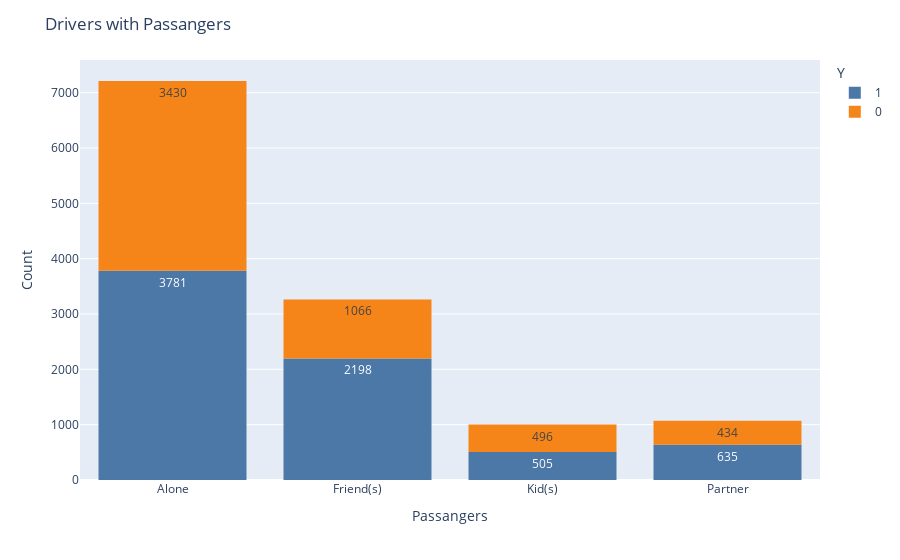

Source (notebook cell):
### Markdown cell above
The graph below include the acceptance of drivers with passages. As shown the drivers with kids or partners are 
less likely to accept the coupons

### Code cell
# Plotly histogram
fig2 = px.histogram(data_new, x = 'passanger', color = 'Y', text_auto=True, color_discrete_sequence = px.colors.qualitative.T10, height=500)
# Add title and axis lables
fig2.update_layout(
    title_text='Drivers with Passangers', # title of plot
    xaxis_title_text='Passangers', # xaxis label
    yaxis_title_text='Count', # yaxis label
)
fig2.show()

### Figure 1 — Plotly figure (JSON) as saved in the notebook; plotly's stock layout.template omitted (floating-point values rounded to 4 significant figures; data arrays with more than 128 entries replaced by an {"elided": "..."} marker saying what was removed)
{"data": [{"alignmentgroup": "True", "bingroup": "x", "hovertemplate": "Y=1<br>passanger=%{x}<br>count=%{y}<extra></extra>", "legendgroup": "1", "marker": {"color": "#4C78A8", "pattern": {"shape": ""}}, "name": "1", "offsetgroup": "1", "orientation": "v", "showlegend": true, "texttemplate": "%{value}", "type": "histogram", "x": {"elided": "7119 str values"}, "xaxis": "x", "yaxis": "y"}, {"alignmentgroup": "True", "bingroup": "x", "hovertemplate": "Y=0<br>passanger=%{x}<br>count=%{y}<extra></extra>", "legendgroup": "0", "marker": {"color": "#F58518", "pattern": {"shape": ""}}, "name": "0", "offsetgroup": "0", "orientation": "v", "showlegend": true, "texttemplate": "%{value}", "type": "histogram", "x": {"elided": "5426 str values"}, "xaxis": "x", "yaxis": "y"}], "layout": {"autosize": true, "barmode": "relative", "legend": {"title": {"text": "Y"}, "tracegroupgap": 0}, "margin": {"t": 60}, "title": {"text": "Drivers with Passangers"}, "xaxis": {"anchor": "y", "autorange": true, "domain": [0, 1], "range": [-0.5, 3.5], "title": {"text": "Passangers"}, "type": "category"}, "yaxis": {"anchor": "x", "autorange": true, "domain": [0, 1], "range": [0, 7591.0], "title": {"text": "Count"}}}}
